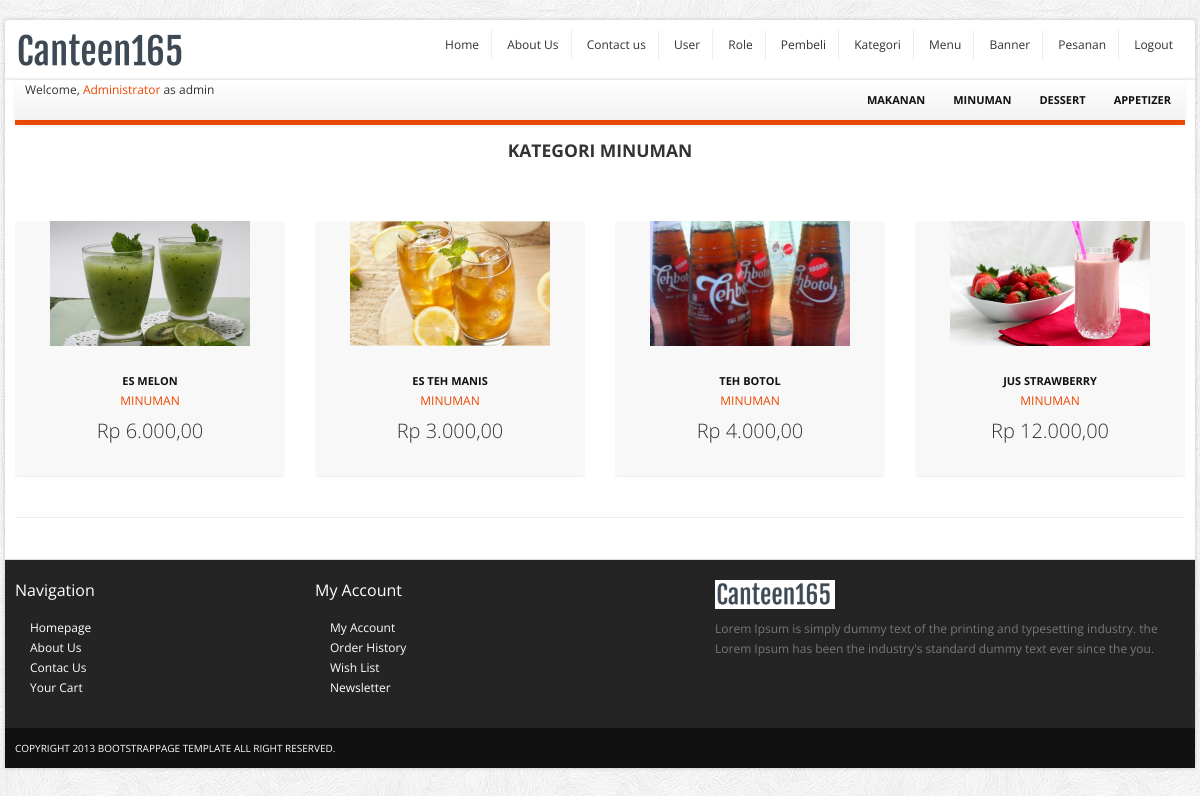
Page /index.php?p=products&id=2 (signed in) on the committed database.
### tables this page shows
CREATE TABLE `tblcategory` (
  `id` int(11) NOT NULL,
  `nama` varchar(50) NOT NULL,
  `deskripsi` varchar(300) NOT NULL
);

CREATE TABLE `tblmenu` (
  `id` int(11) NOT NULL,
  `nama` varchar(50) NOT NULL,
  `deskripsi` varchar(500) NOT NULL,
  `harga` int(11) NOT NULL,
  `idcategory` int(11) NOT NULL,
  `foto` varchar(100) NOT NULL
);

### inc.koneksi.php (called while the page is built, shortened)
<?php
class Connection{
   private $host = "localhost";
   private $struser = "root";
   private $strpassword = "";
   private $strdbname = "canteen165";
	function connect()
	{
	    $conn = mysqli_connect($this->host,$this->struser, $this->strpassword);
	 	 mysqli_select_db($conn, $this->strdbname);
		 $this->connection = $conn;
	}
}
?>

### class/class.Category.php (called while the page is built, shortened)
<?php
	class Category extends Connection
	{
		public function __get($atribute) {
			if (property_exists($this, $atribute)) {
				return $this->$atribute;
				}
		}
		public function SelectAllCategory(){
			$sql = "SELECT * FROM tblcategory";
			$result = mysqli_query($this->connection, $sql);
			$arrResult = Array();
			$cnt=0;
			if(mysqli_num_rows($result) > 0){
				while ($data = mysqli_fetch_array($result))
				{
					$objCategory = new Category();
					$objCategory->id=$data['id'];
					$objCategory->nama=$data['nama'];
					$objCategory->deskripsi=$data['deskripsi'];
					$arrResult[$cnt] = $objCategory;
					$cnt++;
				}
			}
			return $arrResult;
		}
 	}
?>

### class/class.Menu.php (called while the page is built, shortened)
<?php
	class Menu extends Connection
	{
		public function __get($atribute) {
			if (property_exists($this, $atribute)) {
				return $this->$atribute;
				}
		}
		public function SelectAllMenu($cari_idcategory, $cari_deskripsi){
			$sql = "SELECT a.*, b.nama as namacategory FROM tblmenu a, tblcategory b where a.idcategory= b.id";
			if($cari_idcategory != '')
			{
				$sql .= " AND a.idcategory = $cari_idcategory";
			}
			$sql .= " ORDER BY id ASC";
			$result = mysqli_query($this->connection, $sql);
			$arrResult = Array();
			$cnt=0;
			while ($data = mysqli_fetch_array($result))
			{
				$objMenu = new Menu();
				$objMenu->id=$data['id'];
				$objMenu->nama=$data['nama'];
				$objMenu->idcategory=$data['idcategory'];
				$objMenu->namacategory=$data['namacategory'];
				$objMenu->deskripsi=$data['deskripsi'];
				$objMenu->harga=$data['harga'];
				$objMenu->foto=$data['foto'];
				$arrResult[$cnt] = $objMenu;
				$cnt++;
			}
			return $arrResult;
		}
 	}
?>

### pages/products.php (the view)
<section class="header_text sub">
<?php
	if(isset($_GET['id'])){
	$idcategory =  $_GET['id'];
	require_once('./class/class.Menu.php');
	$objMenu = new Menu();
	$arrayResult = $objMenu->SelectAllMenu($idcategory, '');
?>
	<h4><span>Kategori <?php echo $arrayResult[0]->namacategory;  ?></span></h4>
</section>
<section class="main-content">
	<div class="row">
		<div class="span12">
			<ul class="thumbnails listing-products">
				<?php
				foreach ($arrayResult as $dataMenu) {
					echo '<li class="span3">
							<div class="product-box">
								<span class="sale_tag"></span>
								<p><a href="index.php?p=productdetail&id='.$dataMenu->id.'"><img height="150" width="200" src="upload/menu/'.$dataMenu->foto.'" alt="" /></a></p>
								<a href="index.php?p=productdetail&id='.$dataMenu->id.'" class="title">'.$dataMenu->nama.'</a><br/>
								<a href="index.php?p=products&id='.$dataMenu->idcategory.'" class="category">'.$dataMenu->namacategory.'</a>
								<p class="price">Rp '.number_format($dataMenu->harga,2,',','.').'</p>
							</div>
						</li>
						';
				}
			}
				?>
			</ul>
		<hr>
		</div>
	</div>
</section>

### index.php (shortened to what this page needs)
<?php
	require "inc.koneksi.php";
?>
<!DOCTYPE html>
<html lang="en">
	<head>
		<link href="css/bootstrap.min.css" rel="stylesheet">
		<link href="css/bootstrap-responsive.min.css" rel="stylesheet">
		<link href="css/flexslider.css" rel="stylesheet"/>
		<link href="css/main.css" rel="stylesheet"/>
	</head>
    <body>
		<div id="top-bar" class="container">
			<div class="row">
				<div class="span4">
					<a href="index.php" class="logo pull-left"><img src="images/logo.png" class="site_logo" alt=""></a>
				</div>
				<div class="span8">
					<div id="menu_user" class="account pull-right">
						<ul class="user-menu">
						    <li><a href="index.php">Home</a></li>
							<li><a href="index.php?p=about">About Us</a></li>
							<li><a href="index.php?p=contact">Contact us</a></li>
							<?php
								if(isset($_SESSION["role"]))
							    {
									if($_SESSION["role"] == "admin")
									{
							?>
										<li><a href="index.php?p=accountlist">User</a></li>
										<li><a href="index.php?p=rolelist">Role</a></li>
										<li><a href="index.php?p=pembelilist">Pembeli</a></li>
										<li><a href="index.php?p=categorylist">Kategori</a></li>
										<li><a href="index.php?p=menulist">Menu</a></li>
										<li><a href="index.php?p=bannerlist">Banner</a></li>
										<li><a href="index.php?p=pesananlist">Pesanan</a></li>
							<?php
									}
									else
									{
							?>
										<li><a href="index.php?p=historypesanan">History Pesanan</a></li>
										<li><a href="index.php?p=cart">Keranjang</a></li>
							<?php
									}
							?>
									<li><a href="index.php?p=logout">Logout</a></li>
							<?php
							    }
							    else
								{
							?>
									<li><a href="index.php?p=register">Register</a></li>
									<li><a href="index.php?p=login">Login</a></li>
							<?php
								}
							?>
						</ul>
					</div>
				</div>
			</div>
		</div>
		<div id="wrapper" class="container">
		<div class="navbar-inner main-menu">
				<?php
				if(isset($_SESSION["nama"])){
					echo "Welcome,  <a href='index.php?p=editprofile'>" . $_SESSION["nama"]. "</a> as " . $_SESSION["role"];
				}
				?>
					<nav id="menu" class="pull-right">
					<ul>
					<?php
					require_once('./class/class.Category.php');
					$objCategory = new Category();
					$arrayResult = $objCategory->SelectAllCategory();
					foreach ($arrayResult as $dataCategory) {
						echo '<li><a href="index.php?p=products&id='.$dataCategory->id.'">'.$dataCategory->nama.'</a>';
						echo '</li>';
					}
					?>
						</ul>
					</nav>
				</div>
			<section id="content">
			<div id="konten">
				<?php
				$pages_dir = 'pages';
				if(!empty($_GET['p'])){
					$pages = scandir($pages_dir, 0);
					unset($pages[0], $pages[1]);
					$p = $_GET['p'];
					if(in_array($p.'.php', $pages)){
						include($pages_dir.'/'.$p.'.php');
					} else {
						echo 'Halaman tidak ditemukan! :(';
					}
				} else {
					include($pages_dir.'/home.php');
				}
				?>
			</div>
			</section>
			<section id="footer-bar">
				<div class="row">
					<div class="span3">
						<h4>Navigation</h4>
						<ul class="nav">
							<li><a href="index.php">Homepage</a></li>
							<li><a href="index.php?p=about">About Us</a></li>
							<li><a href="./contact.html">Contac Us</a></li>
							<li><a href="./cart.html">Your Cart</a></li>
						</ul>
					</div>
					<div class="span4">
						<h4>My Account</h4>
						<ul class="nav">
							<li><a href="index.php?p=editprofile">My Account</a></li>
							<li><a href="index.php?p=history">Order History</a></li>
							<li><a href="#">Wish List</a></li>
							<li><a href="#">Newsletter</a></li>
						</ul>
					</div>
					<div class="span5">
						<p class="logo"><img src="images/logo.png" class="site_logo" alt=""></p>
						<p>Lorem Ipsum is simply dummy text of the printing and typesetting industry. the  Lorem Ipsum has been the industry's standard dummy text ever since the you.</p>
						<br/>
						<span class="social_icons">
							<a class="facebook" href="#">Facebook</a>
							<a class="twitter" href="#">Twitter</a>
							<a class="skype" href="#">Skype</a>
							<a class="vimeo" href="#">Vimeo</a>
						</span>
					</div>
				</div>
			</section>
			<section id="copyright">
				<span>Copyright 2013 bootstrappage template  All right reserved.</span>
			</section>
		</div>
    </body>
</html>

### css/main.css (style rules this page uses)
body { font-size: 12px; font-family: 'Open Sans', arial, tahoma, sans-serif; background:url(images/bg.png) repeat 0 0 fixed; }
ul li a,a { color:#333; outline:0; -webkit-transition: all 0.2s linear; -moz-transition: all 0.2s linear; -o-transition: all 0.2s linear; -ms-transition: all 0.2s linear; transition: all 0.2s linear; }
a { color:#eb4800; }
#wrapper,#top-bar { background: #fff; margin: 20px auto 20px auto; box-shadow: 0px 0px 4px 0px rgba(0, 0, 0, 0.2); -moz-box-shadow: 0px 0px 4px 0px rgba(0, 0, 0, 0.2); -webkit-box-shadow: 0px 0px 4px 0px rgba(0, 0, 0, 0.2); padding:0px 10px; }
section.homepage-slider, section.navbar, section.google_map, section#footer-bar, section#copyright { margin-left: -10px; margin-right: -10px; }
section.header_text { background:url(images/bg_h.png) no-repeat bottom; text-align:center; padding:15px 0 20px 0; font-size:16px; line-height:30px; border-bottom:1px solid #fff; }
section.header_text.sub { font-size:14px; margin-bottom:40px; }
section.header_text.sub h4 { text-transform:uppercase; margin:0; }
#top-bar { background-color:#fff; padding:10px; margin: 20px auto -22px auto; -webkit-border-radius: 4px; -moz-border-radius: 4px; border-radius: 4px; }
#top-bar .user-menu { margin: 0; padding: 0; list-style: none; }
#top-bar .user-menu li { display: inline-block; *display: inline; zoom: 1; border-right: 1px solid #eee; padding: 5px 12px; }
#top-bar .user-menu li:last-child { border-right:0; }
section#footer-bar, section#copyright { padding:10px 10px; }
section#footer-bar { margin-top:20px; padding-top:10px; background-color:#242424; border-top:1px solid #ddd; color:#777; }
section#footer-bar p.logo { margin-top:10px; width:120px; }
section#footer-bar a { text-indent:15px; color:#fff; }
section#footer-bar .nav a { background: url(images/trigger_right.png) no-repeat 5px 7px; }
section#footer-bar h4 { padding: 0; font-size: 16px; color: #fff; font-weight:normal; margin: 10px 0 18px; }
section#footer-bar .social_icons a { display: block; float: left; width: 29px; height: 28px; text-indent: -9999px; background-image: url(images/social-icons.png); background-repeat: no-repeat; margin-right: 10px; -webkit-transition: all 0.4s; -moz-transition: all 0.4s; -o-transition: all 0.4s; -ms-transition: all 0.4s; transition: all 0.4s; }
section#footer-bar .social_icons a.twitter { background-position: -38px 0; }
section#footer-bar .social_icons a.skype { background-position: -76px 0; }
section#footer-bar .social_icons a.vimeo { background-position: -115px 0; }
section#copyright { background-color:#111111; color:#fff; font-size:10px; text-transform:uppercase; }
.navbar-inner.main-menu { height: 40px; padding-left:10px; padding-right:0; border-right: 0; border-left: 0; border-top: 0; border-bottom:5px solid #eb4800; -webkit-border-radius: 0; -moz-border-radius: 0; border-radius: 0; filter: none; }
#menu > ul { display: block; margin-left:0; }
#menu > ul > li { list-style: none; float: left; position: relative; margin-right: 0px; }
#menu > ul > li > a { font-size: 11px; color: #111; display: block; text-transform: uppercase; font-weight: bold; text-align: center; padding: 10px 14px; }
.product-box { text-align:center; padding-bottom:15px; position: relative; background-color:#f8f8f8; border-radius: 4px; -moz-border-radius: 4px; -webkit-border-radius: 4px; border-bottom:1px solid #eee; }
.product-box span.sale_tag { background: url(images/sprites.png) no-repeat scroll 0 0 transparent; height: 54px; position: absolute; width: 55px; z-index: 100; top:0; left:0; }
.product-box img { overflow:hidden; }
.product-box a.title { text-transform:uppercase; color:#111111; display:inline-block; font-weight:bold; font-size:11px; margin:15px 0 0px 0; }
.product-box a.category { color:#eb4800; }
.product-box p.price { font-size:20px; font-weight:300; padding:10px 0; }

### rows in the picture
tblcategory: nama "MAKANAN"
tblcategory: nama "MINUMAN"
tblcategory: nama "DESSERT"
tblcategory: nama "APPETIZER"
tblmenu: foto (picture), nama "ES MELON", idcategory.nama "MINUMAN", harga "6.000,00"
tblmenu: foto (picture), nama "ES TEH MANIS", idcategory.nama "MINUMAN", harga "3.000,00"
tblmenu: foto (picture), nama "TEH BOTOL", idcategory.nama "MINUMAN", harga "4.000,00"
tblmenu: foto (picture), nama "JUS STRAWBERRY", idcategory.nama "MINUMAN", harga "12.000,00"

### other values in the picture
$_SESSION["nama"] "Administrator"
$_SESSION["role"] "admin"
